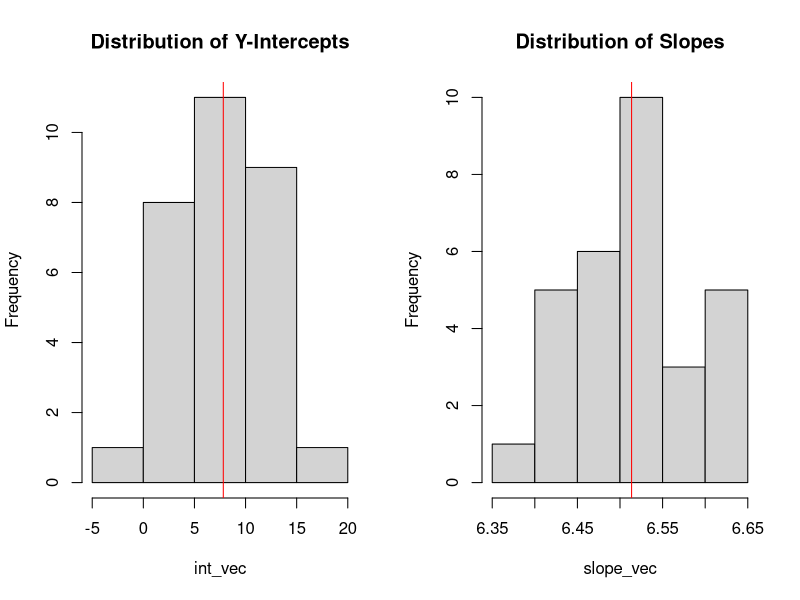
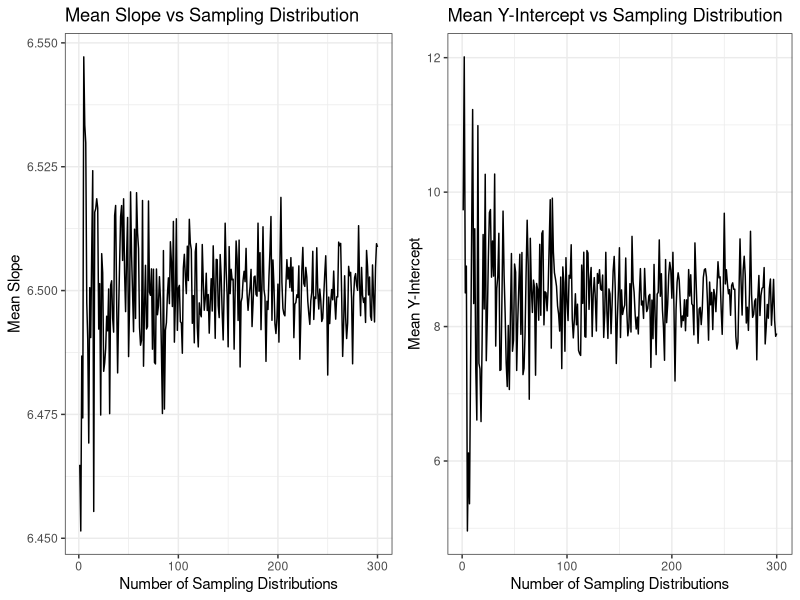
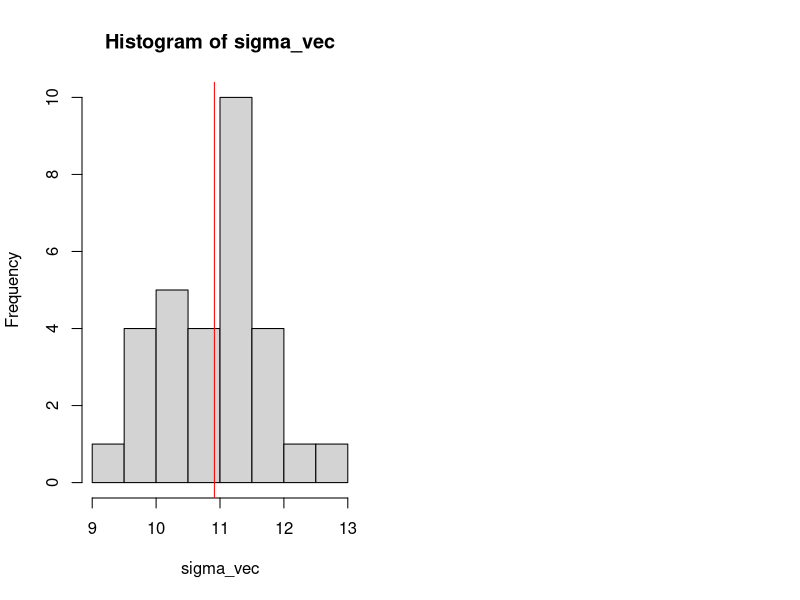

Write the R code that produced these figures, in order.
## ---- chunk 1
knitr::opts_chunk$set(echo = TRUE)
## ---- chunk 2
n <- 40
N <- 30

int_vec <- rep(NA, N)
slope_vec <- rep(NA, N)
mean_vec <- rep(NA, N)

for(i in 1:N){
  Xi <- rep(seq(30, 100, length.out=n/2), each=2) #n must be even.
  Yi <- 8.4 + 6.5*Xi + rnorm(n, 0, 11)
  mylm <- lm(Yi ~ Xi)
  coef(mylm)
  int <- coef(mylm)[1] #intercept only
  slope <- coef(mylm)[2] #slope only
  int_vec[i] <- int
  slope_vec[i] <- slope
}

par(mfrow = 1:2)
hist(int_vec, main = "Distribution of Y-Intercepts")
abline(v = mean(int_vec), col = "red")
hist(slope_vec, main = "Distribution of Slopes")
abline(v = mean(slope_vec), col = "red")
## ---- chunk 3
library(tidyverse)
library(ggpubr)
n <- 40
N <- 300

index <- rep(NA, N)
mean_int <- rep(NA, N)
mean_slopes <- rep(NA, N)
for (x in 1:N){
  int_vec <- rep(NA, x)
  slope_vec <- rep(NA, x)
  for(i in 1:x){
    Xi <- rep(seq(30, 100, length.out=n/2), each=2) #n must be even.
    Yi <- 8.4 + 6.5*Xi + rnorm(n, 0, 11)
    mylm <- lm(Yi ~ Xi)
    coef(mylm)
    int <- coef(mylm)[1] #intercept only
    slope <- coef(mylm)[2] #slope only
    int_vec[i] <- int
    slope_vec[i] <- slope
  }
  index[x] <- x
  mean_int[x] <- mean(int_vec)
  mean_slopes[x] <- mean(slope_vec)
}

dat <- data_frame(index = index, mean_int = mean_int, mean_slope = mean_slopes)

slope_graph <- dat %>% 
  ggplot(aes(x = index, y = mean_slope))+
  geom_line()+
  labs(x = "Number of Sampling Distributions",
       y = "Mean Slope", title = "Mean Slope vs Sampling Distribution") +
  theme_bw()

intercept_graph <- dat %>% 
  ggplot(aes(x = index, y = mean_int))+
  geom_line()+
  labs(x = "Number of Sampling Distributions",
       y = "Mean Y-Intercept", title = "Mean Y-Intercept vs Sampling Distribution")+
  theme_bw()
## ---- chunk 4
ggarrange(slope_graph, intercept_graph)
## ---- chunk 5
n <- 100
N <- 30

sigma_vec <- rep(NA, N)

for(i in 1:N){
  Xi <- rep(seq(30, 100, length.out=n/2), each=2) #n must be even.
  Yi <- 8.4 + 6.5*Xi + rnorm(n, 0, 11)
  sigma <- summary(lm(Yi ~ Xi))$sigma
  sigma_vec[i] <- sigma
}

hist(sigma_vec)
abline(v = mean(sigma_vec), col = "red")
